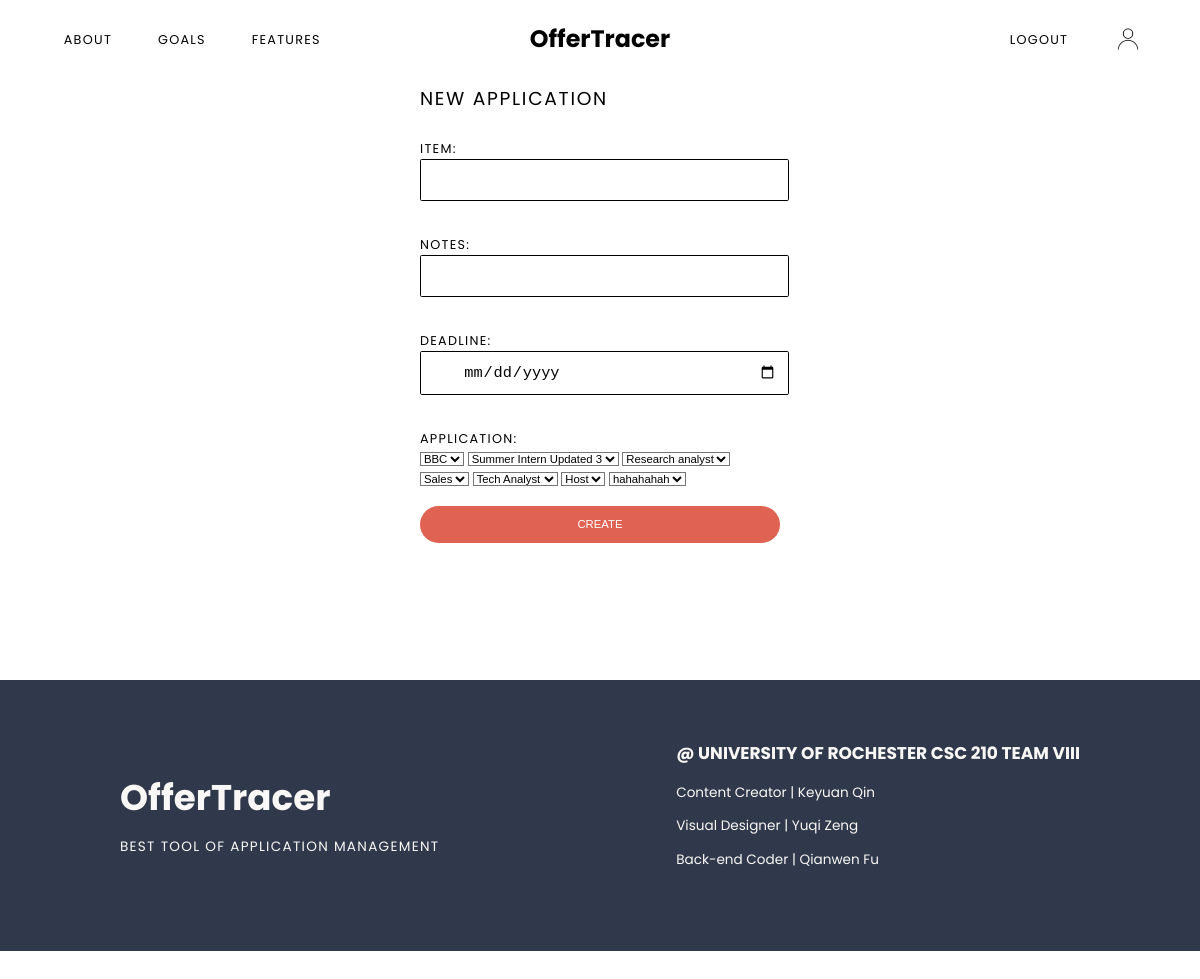
Page /task/new (signed in) on the earlier database version.
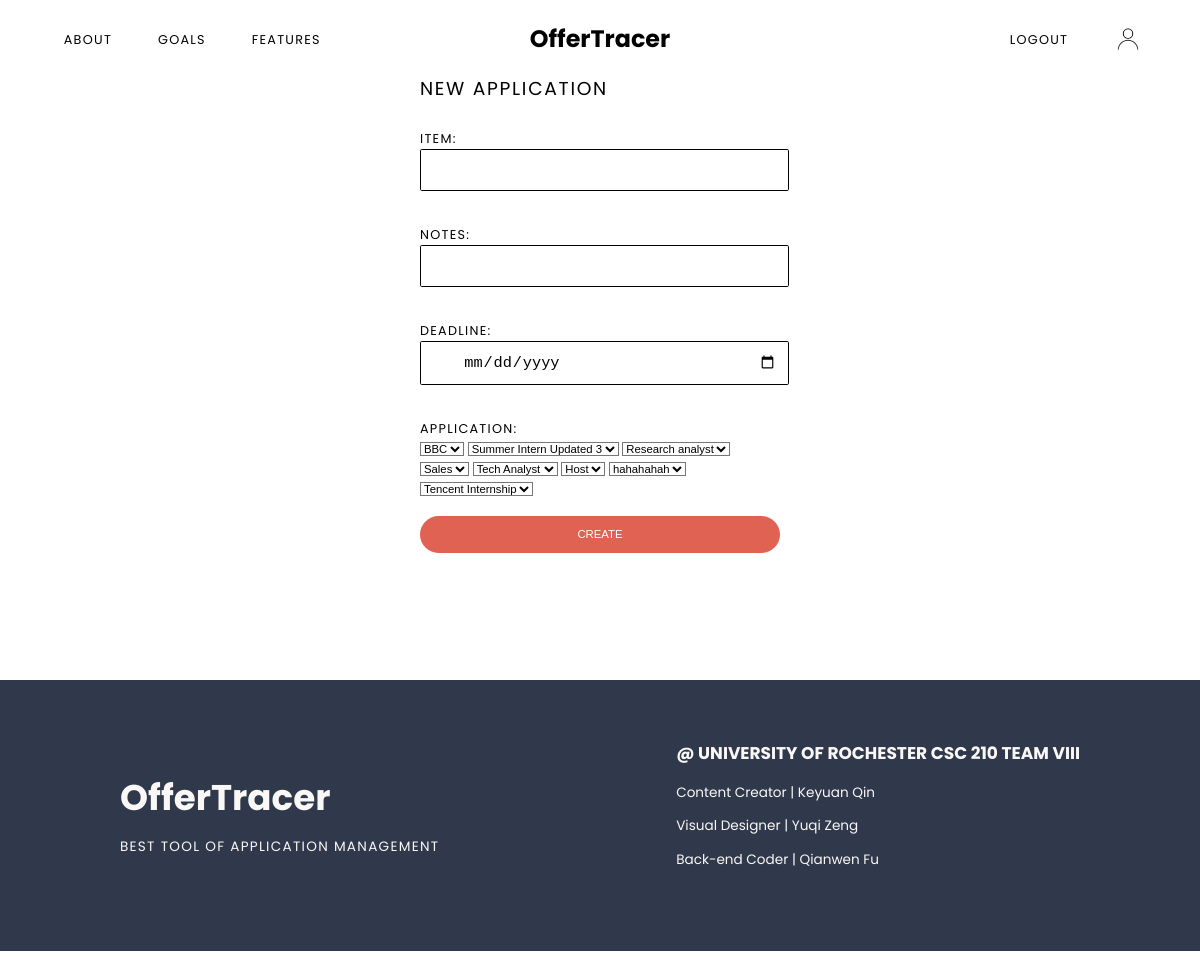
Same page on the later database version.
### models.py (models this page shows, shortened)
class Job(db.Model):
	id = db.Column(db.Integer, primary_key=True)
	program = db.Column(db.String(100), nullable=False)
	company = db.Column(db.String(100), nullable=False)
	deadline = db.Column(db.DateTime)
	resume = db.Column(db.Boolean(False), nullable=False)
	resumeNotes = db.Column(db.Text)
	coverletter = db.Column(db.Boolean(False), nullable=False)
	coverletterNotes = db.Column(db.Text)
	transcript = db.Column(db.Boolean(False), nullable=False)
	transcriptNotes = db.Column(db.Text)
	onlineForm = db.Column(db.Boolean(False), nullable=False)#online application form whether filled out or not
	onlineFormNotes = db.Column(db.Text)
	user_id = db.Column(db.Integer, db.ForeignKey('user.id'), nullable=False)
	tasks = db.relationship('Task', backref='position', lazy=True)
	assessments = db.relationship('Assessment', backref='position', lazy=True)

### main.py (the view, shortened to what this page needs)
@main.route('/task/new', methods=['GET','POST'])
@login_required
def new_task():
	jobs = Job.query.filter_by(user_id=current_user.id)
	return render_template('create_task.html', jobs=jobs)

### app.py (called while the page is built)
@login_manager.user_loader
def load_user(user_id):
	return User.query.get(int(user_id))

### templates/create_task.html (shortened to what this page needs)
{% extends "base.html" %}
{% block content %}
<div class="sectionContainer fullContainer">
	<form method="POST" action="" class="content containAlignCenter loginContent">
		<h2>New Application</h2>
		<label for="item">Item: </label><br><input type="text" name="item" id="item" class="inputNormal" required><br>
		<label for="notes">Notes: </label><br><input type="text" name="notes" id="notes" class="inputNormal" required><br>
		<label for="due">Deadline: </label><br><input type="date" name="due" id="due" class="inputNormal" required><br>
		<label for="job">Application: </label><br>
		{% for job in jobs %}
		<select name="job" id="job">
  			<option value="{{job.id}}">{{job.program}}</option>
		</select>
		{% endfor %}
		<input type="submit" value="Create" class="submit navSignup" id="submit">
	</form>
</div>
{% endblock %}

Differences in the rows shown:
added Job: job "Tencent Internship"
